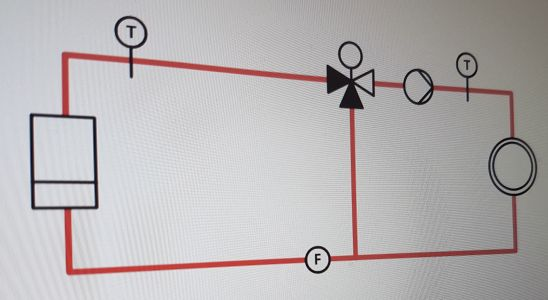
#> input picture data/examples_png/ex1_pic.png, 548 x 300 px
$ python image_rectifier.py
#> lines starting #> are read from the running program, lines starting #| are printed output that depends on the picture; after the words box and inside, x2 and y2 are one past the last pixel; in counts of white or black regions, pixels touching at a corner belong together
from random import sample
import cv2
import numpy as np


class ImageRectifier():
    def __init__(self, img_path):
#> called with img_path = 'data/examples_png/ex1_pic.png'
        self.n_lines = 64  # Number of lines from Hough transform
        self.min_scale = 0.10  # Only rectify if side of image is scaled by 1+-min_scale
        self.n_corner_samples = 256  # Number of line pairs for calculating new corners
        self.mind_coord_dist = 0.10  # Mind distance in fraction of img side for line pairs

        self.raw_img = cv2.imread(img_path)
#> self.raw_img is the input picture: shape (300, 548, 3); mean B, G, R 180.3, 179.3, 183.4
        self.processed_img = self.preprocess()
#> in preprocess, `img = cv2.cvtColor(self.raw_img, cv2.COLOR_BGR2GRAY)`:
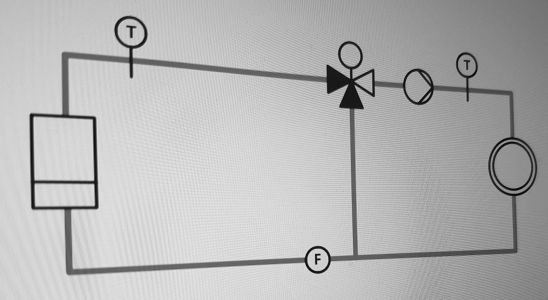
#> img: shape (300, 548); min 0, max 233, mean 180.6
#> in preprocess, `return cv2.Canny(blur, 50, 200)`:
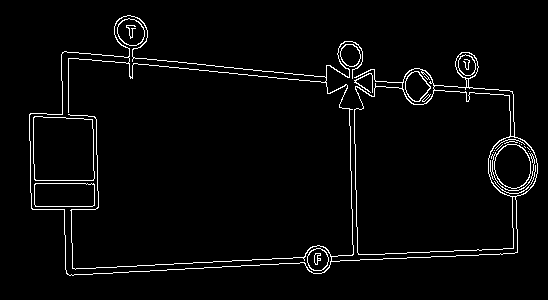
#> returned value: shape (300, 548); 3.1% white in thin lines or dots, all inside (x1, y1, x2, y2) = (29, 15, 538, 276)
        self.v_M = np.eye(3)
        self.h_M = np.eye(3)
        self.rectified_img = self.rectify_init()

    @property
    def img(self):
        return self.rectified_img

    def unrectify(self, img):
        unrectified_img = img.copy()
        unrectified_img = cv2.warpPerspective(
            unrectified_img, np.linalg.inv(self.v_M), (img.shape[1], img.shape[0]))
        unrectified_img = cv2.warpPerspective(
            unrectified_img, np.linalg.inv(self.h_M), (img.shape[1], img.shape[0]))
        return unrectified_img

    def rectify(self, img):
        rectified_img = img.copy()
        rectified_img = cv2.warpPerspective(
            rectified_img, self.h_M, (img.shape[1], img.shape[0]))
        rectified_img = cv2.warpPerspective(
            rectified_img, self.v_M, (img.shape[1], img.shape[0]))
        return rectified_img

    def rectify_init(self):
        self.n_lines = 64
        img = self.raw_img.copy()
        max_x = img.shape[1]
#> max_x = 548
        max_y = img.shape[0]
#> max_y = 300
        src = np.array(
            [(0, 0), (max_x, 0), (max_x, max_y), (0, max_y)], np.float32)
#> src = [[0, 0], [548, 0], [548, 300], [0, 300]]

        h_lines = []
        h_lines_intersects = []
        lines = cv2.HoughLines(self.processed_img, 1, np.pi / 180.0, 10)
        for line in lines[:self.n_lines]:
            rho = line[0][0]
            theta = line[0][1]
            sin_t = np.sin(theta)
            cos_t = np.cos(theta)
            if sin_t != 0:
                y_intersects = (rho / sin_t, (rho - cos_t * max_x) / sin_t)
                if 0 < y_intersects[0] < max_y and 0 < y_intersects[1] < max_y:
                    h_lines.append(line)
                    h_lines_intersects.append(y_intersects)
#> this loop made 64 passes
#> (rho, theta, sin_t, cos_t, y_intersects) on passes 1 to 12: (278, 1.52, 0.999, 0.0523, (278.4, 249.7)), (272, 1.52, 0.999, 0.0523, (272.4, 243.7)), (43, 1.68, 0.995, -0.105, (43.24, 100.8)), (46, 1.66, 0.996, -0.0872, (46.18, 94.12)), (48, 1.68, 0.995, -0.105, (48.26, 105.9)), (271, 1.54, 0.999, 0.0349, (271.2, 252)), (52, 1.66, 0.996, -0.0872, (52.2, 100.1)), (54, 1.64, 0.998, -0.0698, (54.13, 92.45)), (59, 1.64, 0.998, -0.0698, (59.14, 97.46)), (-352, 3.12, 0.0175, -1, (-20169.1, 11225.7)), (266, 1.54, 0.999, 0.0349, (266.2, 247)), (281, 1.5, 0.998, 0.0698, (281.7, 243.4))
#> (rho, theta, sin_t, cos_t) on passes 45, 53: (68, 0, 0, 1), (355, 0, 0, 1)
#> after the loop, h_lines = 44 items, first 6: [[278, 1.52]], [[272, 1.52]], [[43, 1.68]], [[46, 1.66]], [[48, 1.68]], [[271, 1.54]]; h_lines_intersects = 44 pairs, first value 27.27 to 287.1, second value 75.58 to 259.5
                    # self.draw_line(img, rho, theta, (0, 255, 0))
        right_corners_y = self.get_new_corners(max_y, h_lines_intersects)
#> the loop in get_new_corners, `while len(corners_samples) < self.n_corner_samples:` made 386 passes
#> (intersects, d_top, d_bottom, scale, offset) on passes 1 to 3: ([(181, 171.5), (66.01, 75.58)], 115, 95.89, 0.834, -24.64), ([(43.24, 100.8), (114.2, 142.9)], 70.92, 42.04, 0.593, -126.9), ([(254, 254), (209, 209)], 45, 45, 1, -2.4e-05)
#> after the loop in get_new_corners, `while len(corners_samples) < self.n_corner_samples:`: corners_samples = 256 pairs, first value -261.3 to 29.44, second value 179.1 to 501.1
#> right_corners_y = [-85.16, 345.8]
        scale = max_y / (right_corners_y[1] - right_corners_y[0])
#> scale = 0.696
        if not 1.0 - self.min_scale < scale < 1.0 + self.min_scale:
            if scale > 1.0:
                h_dst = np.array([(0, 0),
                                  (max_x, 0),
                                  (max_x, right_corners_y[0]),
                                  (0, right_corners_y[1])],
                                 np.float32)
            else:
                left_corners_y = [-right_corners_y[0] *
                                  scale, right_corners_y[1] * scale]
#> left_corners_y = [59.28, 240.7]
                h_dst = np.array([(0, left_corners_y[0]),
                                  (max_x, 0),
                                  (max_x, max_y),
                                  (0, left_corners_y[1])],
                                 np.float32)
#> h_dst = [[0, 59.28], [548, 0], [548, 300], [0, 240.7]]
            self.h_M = cv2.getPerspectiveTransform(src, h_dst)
#> self.h_M = [[0.605, 0, 0], [-0.108, 0.605, 59.28], [-0.000721, 0, 1]]
            img = cv2.warpPerspective(img, self.h_M, (max_x, max_y))
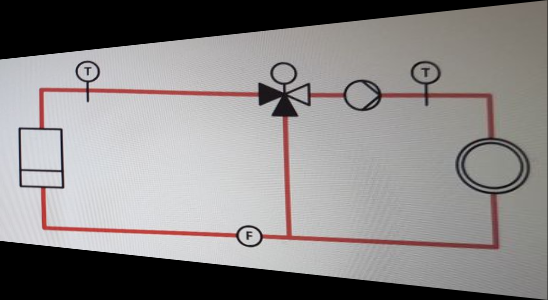
#> img: shape (300, 548, 3); mean B, G, R 135.1, 135.4, 138.6
            self.processed_img = cv2.warpPerspective(
                self.processed_img, self.h_M, (max_x, max_y))
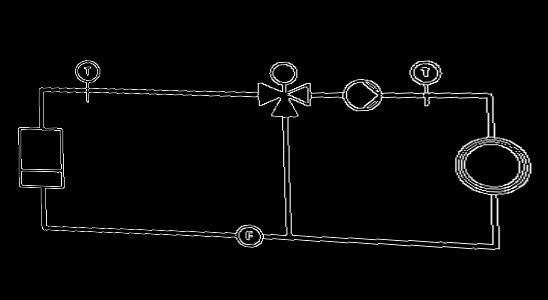
#> self.processed_img: shape (300, 548); min 0, max 255, mean 6.8

        v_lines = []
        v_lines_intersects = []
        lines = cv2.HoughLines(self.processed_img, 1, np.pi / 180.0, 10)
        for line in lines[:self.n_lines]:
            rho = line[0][0]
            theta = line[0][1]
            sin_t = np.sin(theta)
            cos_t = np.cos(theta)
            if cos_t != 0:
                x_intersects = (rho / cos_t, (rho - sin_t * max_y) / cos_t)
                if 0 < x_intersects[0] < max_x and 0 < x_intersects[1] < max_x:
                    v_lines.append(line)
                    v_lines_intersects.append(x_intersects)
#> this loop made 64 passes
#> (rho, theta, sin_t, cos_t, x_intersects) on passes 1 to 12: (223, 1.62, 0.999, -0.0523, (-4260.9, 1463.4)), (92, 1.57, 1, -4.37e-08, (-2.1e+09, 4.76e+09)), (87, 1.59, 1, -0.0175, (-4985, 12202)), (91, 1.59, 1, -0.0175, (-5214.2, 11972.8)), (224, 1.61, 0.999, -0.0349, (-6418.4, 2172.4)), (228, 1.61, 0.999, -0.0349, (-6533.1, 2057.8)), (88, 1.61, 0.999, -0.0349, (-2521.5, 6069.4)), (219, 1.62, 0.999, -0.0523, (-4184.5, 1539.8)), (84, 1.61, 0.999, -0.0349, (-2406.9, 6184)), (97, 1.57, 1, -4.37e-08, (-2.22e+09, 4.64e+09)), (100, 1.55, 1, 0.0175, (5729.9, -11457.1)), (231, 1.59, 1, -0.0175, (-13236, 3951))
#> line on passes 22 to 27: [[105, 1.55]], [[94, 1.54]], [[79, 1.64]], [[-281, 3.12]], [[96, 1.54]], [[75, 1.62]]
                    # self.draw_line(img, rho, theta, (0, 0, 255))
        bottom_corners_x = self.get_new_corners(max_x, v_lines_intersects)
        scale = max_x / (bottom_corners_x[1] - bottom_corners_x[0])
        self.v_M = np.eye(3)
        if not 1.0 - self.min_scale < scale < 1.0 + self.min_scale:
            if scale > 1.0:
                v_dst = np.array([(0, 0),
                                  (max_x, 0),
                                  (bottom_corners_x[1], max_y),
                                  (bottom_corners_x[0], max_y)],
                                 np.float32)
            else:
                top_corners_x = [-bottom_corners_x[0] *
                                 scale, bottom_corners_x[1] * scale]
                v_dst = np.array([(top_corners_x[0], 0),
                                  (top_corners_x[1], 0),
                                  (max_x, max_y),
                                  (0, max_y)],
                                 np.float32)
            self.v_M = cv2.getPerspectiveTransform(src, v_dst)
        img = cv2.warpPerspective(img, self.v_M, (max_x, max_y))
        return img

    def get_new_corners(self, max_coord, lines_intersects):
        corners_samples = []
        while len(corners_samples) < self.n_corner_samples:
            intersects = sample(lines_intersects, 2)
            d_top = abs(intersects[0][0] - intersects[1][0])
            d_bottom = abs(intersects[0][1] - intersects[1][1])
            if d_top < max_coord * self.mind_coord_dist or \
                    d_bottom < max_coord * self.mind_coord_dist:
                continue
            scale = d_bottom / d_top
            offset = intersects[0][0] - intersects[0][1] / scale
            corners_samples.append((offset, max_coord / scale + offset))
        return np.median(corners_samples, axis=0)

    def preprocess(self):
        img = cv2.cvtColor(self.raw_img, cv2.COLOR_BGR2GRAY)
        blur = cv2.GaussianBlur(img, (3, 3), 0)
        return cv2.Canny(blur, 50, 200)

    def draw_line(self, img, rho, theta, color):
        l = np.linalg.norm(np.array(img.shape))
        a = np.cos(theta)
        b = np.sin(theta)
        x0 = a * rho
        y0 = b * rho
        pt1 = (int(x0 + l*(-b)), int(y0 + l*(a)))
        pt2 = (int(x0 - l*(-b)), int(y0 - l*(a)))
        cv2.line(img, pt1, pt2, color, 1, cv2.LINE_AA)


if __name__ == "__main__":
    image_rectifier = ImageRectifier('data/examples_png/ex1_pic.png')
    cv2.imwrite('rectified.png', image_rectifier.img)

$ run again, with data/examples_png/ex0_pic.png copied over data/examples_png/ex1_pic.png
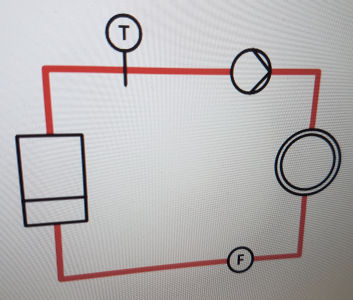
#> input picture data/examples_png/ex0_pic.png, 353 x 300 px
#> in __init__, self.raw_img is the input picture: shape (300, 353, 3); mean B, G, R 178.8, 177.9, 181.9
#> in preprocess, `return cv2.Canny(blur, 50, 200)`:
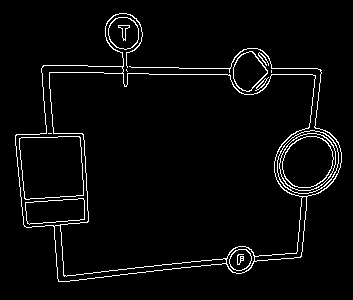
#> returned value: shape (300, 353); 3.6% white in thin lines or dots, all inside (x1, y1, x2, y2) = (15, 13, 342, 282)
#> the loop in rectify_init, `for line in lines[:self.n_lines]:` made 64 passes
#> (rho, theta, sin_t, cos_t, y_intersects) on passes 1 to 8: (64, 1.59, 1, -0.0175, (64.01, 70.17)), (280, 1.47, 0.995, 0.105, (281.5, 244.4)), (71, 1.59, 1, -0.0175, (71.01, 77.17)), (74, 1.57, 1, -4.37e-08, (74, 74)), (287, 1.45, 0.993, 0.122, (289.2, 245.8)), (285, 1.47, 0.995, 0.105, (286.6, 249.5)), (68, 1.57, 1, -4.37e-08, (68, 68)), (282, 1.48, 0.996, 0.0872, (283.1, 252.2))
#> after the loop in rectify_init, `for line in lines[:self.n_lines]:`: h_lines = 42 items, first 6: [[64, 1.59]], [[280, 1.47]], [[71, 1.59]], [[74, 1.57]], [[287, 1.45]], [[285, 1.47]]; h_lines_intersects = 42 pairs, first value 58.08 to 291.8, second value 59.85 to 255.8
#> the loop in get_new_corners, `while len(corners_samples) < self.n_corner_samples:` made 364 passes
#> (intersects, d_top, d_bottom, scale, offset) on passes 1, 3, 4: ([(204.8, 173.9), (273.4, 254.9)], 68.6, 80.98, 1.18, 57.48), ([(135.1, 122.8), (285.8, 236.2)], 150.7, 113.4, 0.753, -28.03), ([(132, 138.2), (72, 72)], 60.02, 66.18, 1.1, 6.7)
#> after the loop in get_new_corners, `while len(corners_samples) < self.n_corner_samples:`: corners_samples = 256 pairs, first value -162.7 to 108.8, second value 241.6 to 477.1
#> right_corners_y = [-21.48, 347]
#> in rectify_init, `scale = max_y / (right_corners_y[1] - right_corners_y[0])`: scale = 0.814
#> left_corners_y = [17.49, 282.5]
#> h_dst = [[0, 17.49], [353, 0], [353, 300], [0, 282.5]]
#> self.h_M = [[0.883, 0, 0], [-0.0496, 0.883, 17.49], [-0.00033, 0, 1]]
#> the loop in rectify_init, `for line in lines[:self.n_lines]:` made 64 passes
#> (rho, theta, sin_t, cos_t, x_intersects) on passes 1 to 8: (75, 1.55, 1, 0.0175, (4297.4, -12889.6)), (81, 1.55, 1, 0.0175, (4641.2, -12545.8)), (265, 1.52, 0.999, 0.0523, (5063.4, -660.9)), (267, 1.5, 0.998, 0.0698, (3827.6, -462.6)), (73, 1.57, 1, -4.37e-08, (-1.67e+09, 5.19e+09)), (269, 1.52, 0.999, 0.0523, (5139.9, -584.5)), (272, 1.5, 0.998, 0.0698, (3899.3, -390.9)), (79, 1.57, 1, -4.37e-08, (-1.81e+09, 5.06e+09))
#> in rectify_init, `img = cv2.warpPerspective(img, self.v_M, (max_x, max_y))`:
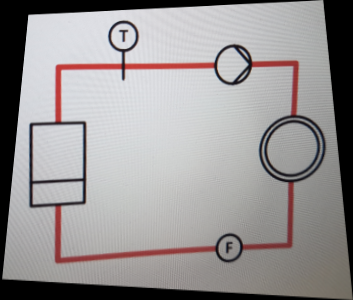
#> img: shape (300, 353, 3); mean B, G, R 149.3, 149, 152.5
